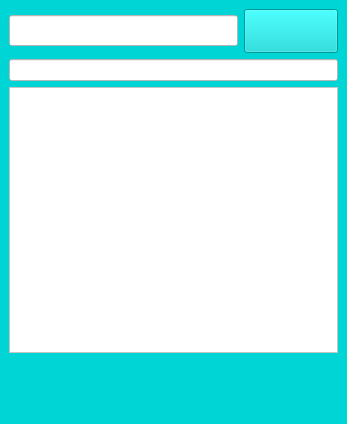
<?xml version="1.0" encoding="UTF-8"?>
<ui version="4.0">
 <class>MainWindow</class>
 <widget class="QMainWindow" name="MainWindow">
  <property name="geometry">
   <rect>
    <x>0</x>
    <y>0</y>
    <width>347</width>
    <height>424</height>
   </rect>
  </property>
  <property name="font">
   <font>
    <pointsize>29</pointsize>
   </font>
  </property>
  <property name="windowTitle">
   <string>MainWindow</string>
  </property>
  <property name="styleSheet">
   <string notr="true">background-color: rgb(0, 213, 213);</string>
  </property>
  <widget class="QWidget" name="centralwidget">
   <layout class="QVBoxLayout" name="verticalLayout">
    <item>
     <layout class="QHBoxLayout" name="horizontalLayout">
      <item>
       <widget class="QLineEdit" name="tb_new_task">
        <property name="font">
         <font>
          <pointsize>14</pointsize>
         </font>
        </property>
        <property name="styleSheet">
         <string notr="true">background-color: rgb(255, 255, 255);</string>
        </property>
       </widget>
      </item>
      <item>
       <widget class="QPushButton" name="btn">
        <property name="font">
         <font>
          <pointsize>24</pointsize>
         </font>
        </property>
        <property name="text">
         <string/>
        </property>
        <property name="icon">
         <iconset>
          <normaloff>images/clipart3001834.png</normaloff>images/clipart3001834.png</iconset>
        </property>
        <property name="iconSize">
         <size>
          <width>48</width>
          <height>24</height>
         </size>
        </property>
       </widget>
      </item>
     </layout>
    </item>
    <item>
     <widget class="QLineEdit" name="lineEdit">
      <property name="styleSheet">
       <string notr="true">background-color: rgb(255, 255, 255);</string>
      </property>
     </widget>
    </item>
    <item>
     <widget class="QTextEdit" name="tb_new_task_description">
      <property name="styleSheet">
       <string notr="true">background-color: rgb(255, 255, 255);</string>
      </property>
     </widget>
    </item>
    <item>
     <layout class="QGridLayout" name="gl_task">
      <item row="1" column="0">
       <widget class="QLabel" name="label_3">
        <property name="text">
         <string/>
        </property>
       </widget>
      </item>
      <item row="4" column="0">
       <widget class="QLabel" name="label_2">
        <property name="text">
         <string/>
        </property>
       </widget>
      </item>
     </layout>
    </item>
   </layout>
  </widget>
  <widget class="QStatusBar" name="statusbar"/>
 </widget>
 <resources/>
 <connections/>
</ui>
